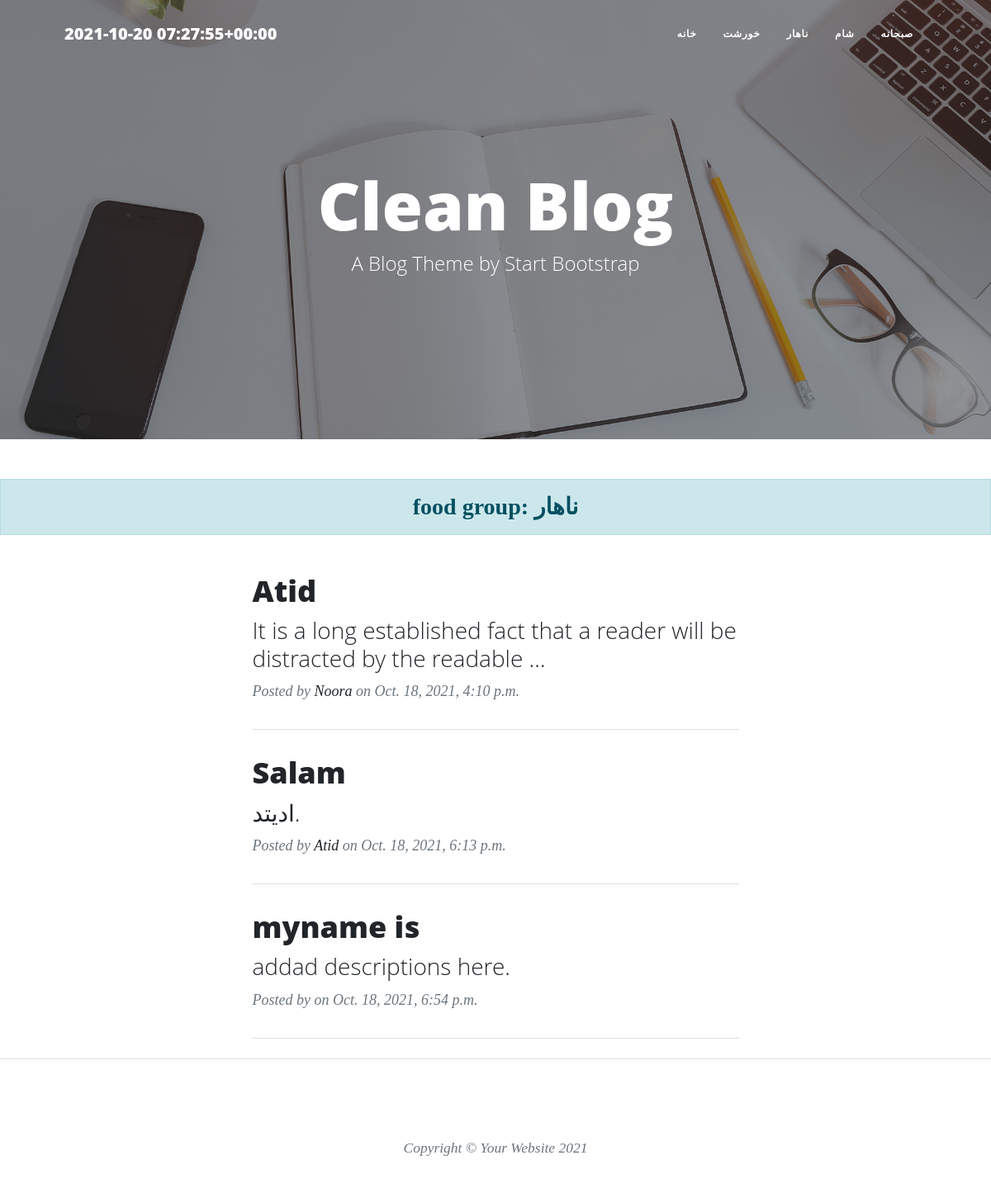
Screenshot of /articles/nahar with the database file from the repository.
### food/models.py (models this page shows, shortened)
class Category(models.Model):
    parent = models.ForeignKey('self', null=True, default=None, blank=True, on_delete=models.SET_NULL, related_name='children')
    name = models.CharField(max_length=20)
    slug = models.CharField(max_length=20)
    class Meta:
        verbose_name = 'گروه'
        verbose_name_plural = 'گروه‌ ها'

class foodModels(models.Model):
    RATE = (
        ('3','Very good'),
        ('2', 'Good'),
        ('1','Bad'),
    )
    AUTH = (
        ('Admins',(
            ('Atid','Atid'),
            ('Rahmat','Rahmat'),
            ('Noora','Noora'),
        )),
        ('Normal people',(
            ('Yasin','Yasin'),
            ('Ebne','Ebne')
        )),
    )
    user = models.ForeignKey(User, null=True, on_delete=models.SET_NULL,default='User.id',related_name='author', verbose_name='نویسنده')
    name = models.CharField(max_length=20)
    slug = models.SlugField(max_length=20)
    desc = models.TextField(default="add descriptions here.")
    rate = models.CharField(max_length=1, choices=RATE)
    auth = models.CharField(max_length=20, choices=AUTH)  # special feature
    date = models.DateTimeField(default=timezone.now)
    categ = models.ManyToManyField(Category, related_name='categs')
    img = models.ImageField(upload_to='foodPics/')
    check = models.BooleanField(default=False, verbose_name="آیا اجازه انتشار می‌دهید؟")
    class Meta:
        verbose_name = 'غذا'
        verbose_name_plural = 'غذاها'
    objects = manageFood()
    def categ_to_str(self):
        return ", ".join([Category.name for Category in self.categ.all()])
    categ_to_str.short_description = 'Category'

### food/views.py (the view)
# urls.py: path('articles/<slug:categID>', CategoryShow.as_view(), name='categClass'),
class CategoryShow(generic.ListView):
    template_name = 'category.html'
    paginate_by = 3
    def get_queryset(self):
        global categories
        slug = self.kwargs.get('categID')
        categories = get_object_or_404(Category, slug=slug)
        return foodModels.objects.all()
    def get_context_data(self, **kwargs):
        context = super().get_context_data(**kwargs)
        context['catp'] = categories
        return context

### food/templatetags/base_tag.py (called while the page is built)
@register.simple_tag()
def showTime():
    return timezone.now()

@register.inclusion_tag('categ_tags.html')
def profCateg():
    return {
        'cat': Category.objects.all()
    }

### templates/category.html
{% extends 'base.html' %}
{% load static %}
{% block content %}
        <link href="{% static 'css/styles.css' %}" rel="stylesheet" />
        <header class="masthead" style="background-image: url('{% static 'assets/img/home-bg.jpg' %}')">
            <div class="container position-relative px-4 px-lg-5">
                <div class="row gx-4 gx-lg-5 justify-content-center">
                    <div class="col-md-10 col-lg-8 col-xl-7">
                        <div class="site-heading">
                            <h1>Clean Blog</h1>
                            <span class="subheading">A Blog Theme by Start Bootstrap</span>
                        </div>
                    </div>
                </div>
            </div>
        </header>
    <h3 class="alert alert-primary text-center myfont">food group: {{ catp.name }}</h3>
        <div class="container px-4 px-lg-5">
            <div class="row gx-4 gx-lg-5 justify-content-center">
                <div class="col-md-10 col-lg-8 col-xl-7">
                    {% for food in catp.categs.all %}
                    <div class="post-preview">
                        <a href="{% url 'foodUrl:detailView' food.slug %}">
                            <h2 class="post-title">{{ food.name }}</h2>
                            <h3 class="post-subtitle">{{ food.desc | truncatewords:15 }}</h3>
                        </a>
                        <p class="post-meta">
                            Posted by
                            <a href="#!">{{ food.auth }}</a>
                            on {{ food.date }}
                        </p>
                    </div>
                    <hr class="my-4" />
                    {% endfor %}
                </div>
            </div>
        </div>
 {% endblock %}

### templates/categ_tags.html
<div class="collapse navbar-collapse myfont" id="navbarResponsive">
    <ul class="navbar-nav ms-auto py-4 py-lg-0">
        <li class="nav-item"><a class="nav-link px-lg-3 py-3 py-lg-4" href="{% url 'foodUrl:home' %}">خانه</a></li>
        {% for cat in cat %}
        {% if cat.parent == None %}
            <li class="nav-item"><a class="nav-link px-lg-3 py-3 py-lg-4" href="{% url 'foodUrl:categClass' cat.slug%}">{{ cat.name }}</a></li>
        {% endif %}
        {% endfor %}
    </ul>
</div>

### rows the page displays
Category: name "خورشت"
Category: name "ناهار"
Category: name "شام"
Category: name "صبحانه"
foodModels: name "Atid", desc "It is a long established fact that a reader will be distracted by the readable …", auth "Noora", date "Oct. 18, 2021, 4:10 p.m."
foodModels: name "Salam", desc "ادیتد.", auth "Atid", date "Oct. 18, 2021, 6:13 p.m."
foodModels: name "myname is", desc "addad descriptions here.", date "Oct. 18, 2021, 6:54 p.m."
